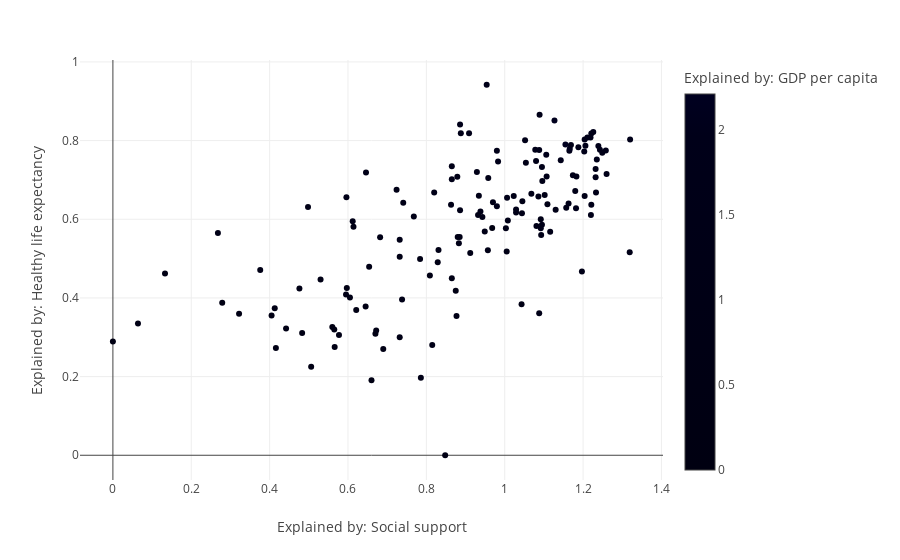

Write notebook code for a chart like this one.
### Code cell
fig = px.scatter(happy_df, x="Explained by: Social support", y="Explained by: Healthy life expectancy",
                 color='Explained by: GDP per capita')
fig.show()

### Figure 1 — Plotly figure (JSON) as saved in the notebook; plotly's stock layout.template omitted (floating-point values rounded to 4 significant figures; data arrays with more than 128 entries replaced by an {"elided": "..."} marker saying what was removed)
{"data": [{"hovertemplate": "Explained by: Social support=%{x}<br>Explained by: Healthy life expectancy=%{y}<br>Explained by: GDP per capita=%{marker.color}<extra></extra>", "legendgroup": "", "marker": {"color": {"elided": "146 float values"}, "coloraxis": "coloraxis", "symbol": "circle"}, "mode": "markers", "name": "", "orientation": "v", "showlegend": false, "x": {"elided": "146 float values"}, "xaxis": "x", "y": {"elided": "146 float values"}, "yaxis": "y", "type": "scatter"}], "layout": {"xaxis": {"anchor": "y", "domain": [0.0, 1.0], "title": {"text": "Explained by: Social support"}}, "yaxis": {"anchor": "x", "domain": [0.0, 1.0], "title": {"text": "Explained by: Healthy life expectancy"}}, "coloraxis": {"colorbar": {"title": {"text": "Explained by: GDP per capita"}}, "colorscale": [[0.0, "#000011"], [0.1111, "#000012"], [0.2222, "#000013"], [0.3333, "#000014"], [0.4444, "#000015"], [0.5556, "#000016"], [0.6667, "#000017"], [0.7778, "#000018"], [0.8889, "#000019"], [1.0, "#000020"]]}, "legend": {"tracegroupgap": 0}, "margin": {"t": 60}}}
